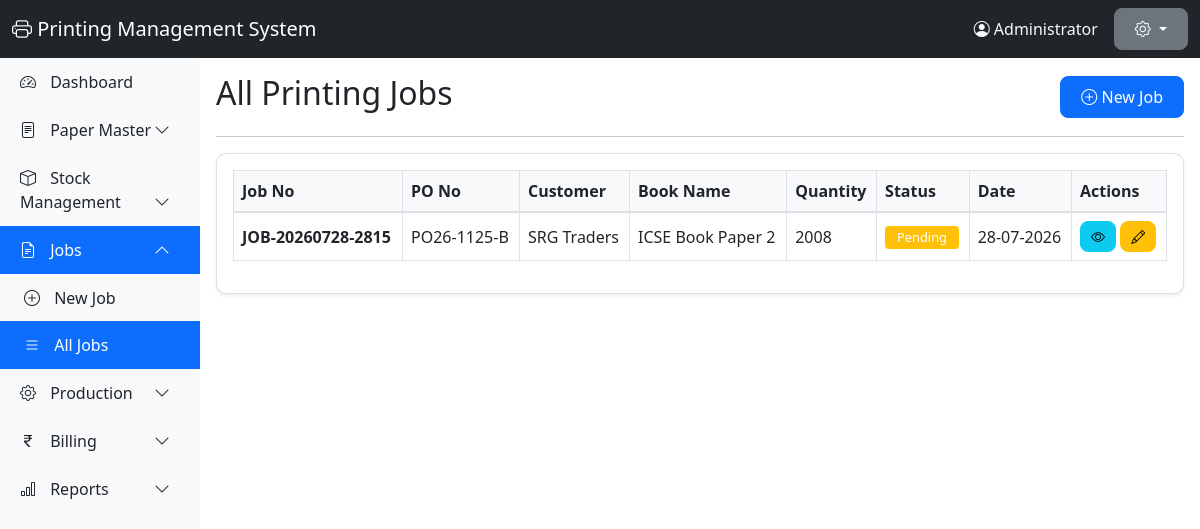
The page /modules/jobs/index.php (signed in) on the database its author committed.
### tables this page shows
CREATE TABLE `printing_jobs` (
  `id` int(11) NOT NULL,
  `job_no` varchar(50) NOT NULL,
  `po_no` varchar(100) DEFAULT NULL,
  `booking_date` date DEFAULT NULL,
  `customer_id` int(11) DEFAULT NULL,
  `job_type` enum('new','reprint') DEFAULT 'new',
  `book_name` varchar(255) DEFAULT NULL,
  `total_quantity` int(11) DEFAULT NULL,
  `delivery_date` date DEFAULT NULL,
  `delivery_to` varchar(255) DEFAULT NULL,
  `status` enum('pending','plate_making','printing','uv_printing','lamination','completed') DEFAULT 'pending',
  `created_by` int(11) DEFAULT NULL,
  `created_at` timestamp NOT NULL DEFAULT current_timestamp()
);

CREATE TABLE `parties` (
  `id` int(11) NOT NULL,
  `party_name` varchar(255) NOT NULL,
  `party_type` enum('customer','supplier','both') DEFAULT 'customer',
  `phone` varchar(20) DEFAULT NULL,
  `email` varchar(100) DEFAULT NULL,
  `address` text DEFAULT NULL,
  `gst_no` varchar(50) DEFAULT NULL,
  `is_active` tinyint(1) DEFAULT 1,
  `created_at` timestamp NOT NULL DEFAULT current_timestamp()
);

### modules/jobs/index.php (the view, shortened to what this page needs)
<?php
require_once __DIR__ . '/../../config/database.php';
$jobs = $pdo->query("
    SELECT j.*, p.party_name
    FROM printing_jobs j
    LEFT JOIN parties p ON j.customer_id = p.id
    ORDER BY j.created_at DESC
");
?>
<!DOCTYPE html>
<html lang="en">
<head>
    <link href="https://cdn.jsdelivr.net/npm/bootstrap@5.1.3/dist/css/bootstrap.min.css" rel="stylesheet">
    <link rel="stylesheet" href="https://cdn.jsdelivr.net/npm/bootstrap-icons@1.8.1/font/bootstrap-icons.css">
</head>
<body>
    <?php include_once __DIR__ . '/../../includes/header.php'; ?>
    <?php include_once __DIR__ . '/../../includes/sidebar.php'; ?>
    <div class="d-flex justify-content-between align-items-center">
                    <h2>All Printing Jobs</h2>
                    <a href="create.php" class="btn btn-primary">
                        <i class="bi bi-plus-circle"></i> New Job
                    </a>
                </div>
                <hr>
                <div class="card">
                    <div class="card-body">
                        <div class="table-responsive">
                            <table class="table table-bordered table-hover">
                                <thead>
                                    <tr>
                                        <th>Job No</th>
                                        <th>PO No</th>
                                        <th>Customer</th>
                                        <th>Book Name</th>
                                        <th>Quantity</th>
                                        <th>Status</th>
                                        <th>Date</th>
                                        <th>Actions</th>
                                    </tr>
                                </thead>
                                <tbody>
                                    <?php if($jobs->rowCount() > 0): ?>
                                        <?php while($row = $jobs->fetch()): ?>
                                            <tr>
                                                <td><strong><?php echo $row['job_no']; ?></strong></td>
                                                <td><?php echo $row['po_no']; ?></td>
                                                <td><?php echo $row['party_name']; ?></td>
                                                <td><?php echo $row['book_name']; ?></td>
                                                <td><?php echo $row['total_quantity']; ?></td>
                                                <td>
                                                    <span class="badge bg-<?php
                                                        echo $row['status'] == 'completed' ? 'success' :
                                                            ($row['status'] == 'pending' ? 'warning' : 'info');
                                                    ?>">
                                                        <?php echo ucfirst(str_replace('_', ' ', $row['status'])); ?>
                                                    </span>
                                                </td>
                                                <td><?php echo date('d-m-Y', strtotime($row['booking_date'])); ?></td>
                                                <td>
                                                    <a href="view.php?id=<?php echo $row['id']; ?>" class="btn btn-sm btn-info">
                                                        <i class="bi bi-eye"></i>
                                                    </a>
                                                    <a href="edit.php?id=<?php echo $row['id']; ?>" class="btn btn-sm btn-warning">
                                                        <i class="bi bi-pencil"></i>
                                                    </a>
                                                </td>
                                            </tr>
                                        <?php endwhile; ?>
                                    <?php else: ?>
                                        <tr>
                                            <td colspan="8" class="text-center">No jobs found. <a href="create.php">Create your first job</a></td>
                                        </tr>
                                    <?php endif; ?>
                                </tbody>
                            </table>
                        </div>
                    </div>
                </div>
    <?php include_once __DIR__ . '/../../includes/footer.php'; ?>
</body>
</html>

### assets/css/style.css (style rules this page uses)
.card { box-shadow: 0 0.125rem 0.25rem rgba(0, 0, 0, 0.075); margin-bottom: 20px; border-radius: 10px; overflow: hidden; }
.table th { background-color: #f8f9fa; font-weight: 600; border-bottom: 2px solid #dee2e6; }
.table td { vertical-align: middle; }
.badge { padding: 5px 12px; font-weight: 500; font-size: 0.8rem; }
.btn { border-radius: 8px; padding: 8px 20px; }
.btn-sm { padding: 4px 10px; }

### rows shown on the page
printing_jobs: job_no "JOB-20260728-2815", po_no "PO26-1125-B", customer.party_name "SRG Traders", book_name "ICSE Book Paper 2", total_quantity "2008", status "Pending", booking_date "28-07-2026"

### other values the page prints
APP_NAME "Printing Management System"
$_SESSION['full_name'] "Administrator"
